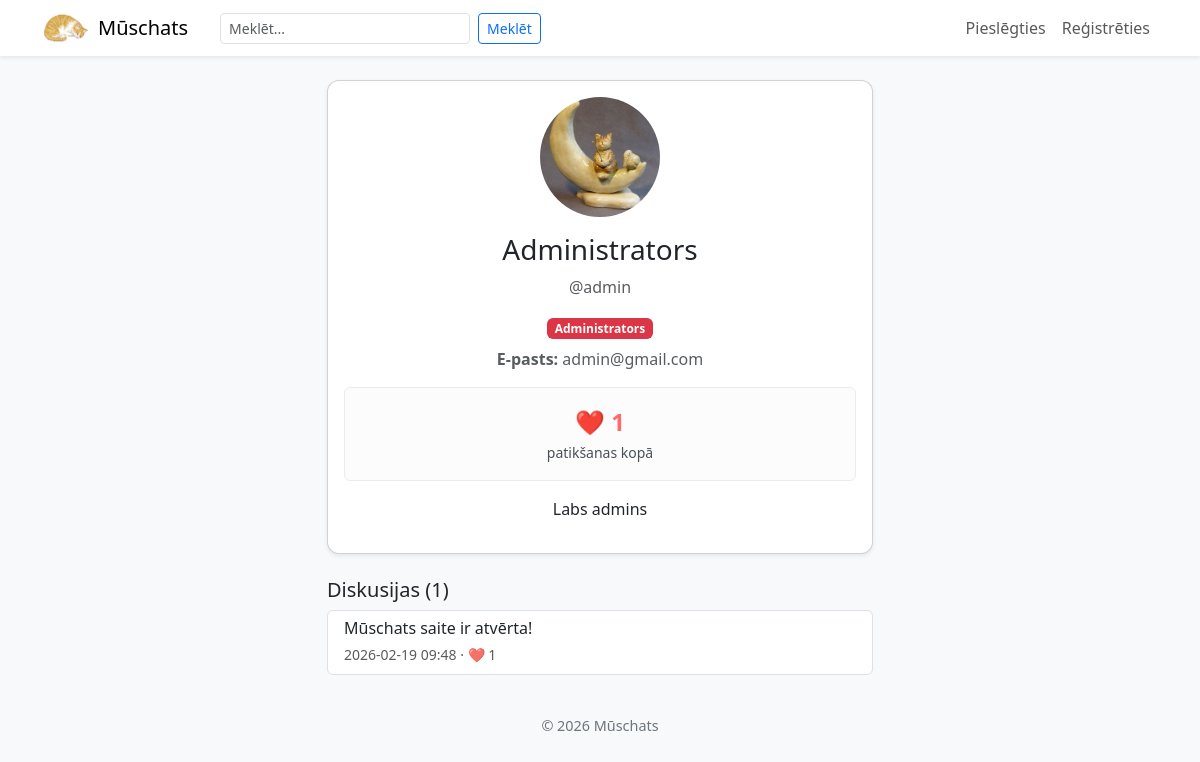
Page /profils/admin on the committed database.
### app.py (models this page shows)
class Lietotaji(db.Model):
    __tablename__ = 'Lietotaji'
    id = db.Column(db.Integer, primary_key=True)
    lietotajvards = db.Column(db.String(80), unique=True, nullable=False)
    parole = db.Column(db.String(255), nullable=False)
    vards = db.Column(db.String(80), nullable=False)
    uzvards = db.Column(db.String(80), nullable=False)
    loma = db.Column(db.String(80), nullable=False)
    konta_bilde = db.Column(db.String(255), nullable=True)
    bio = db.Column(db.Text, nullable=True)
    epasts = db.Column(db.String(120), nullable=False, unique=True)
    ir_apstiprinats = db.Column(db.Boolean, default=True)
    reputacija = db.Column(db.Integer, default=0)

class Diskusijas(db.Model):
    __tablename__ = 'Diskusijas'
    id = db.Column(db.Integer, primary_key=True)
    virsraksts = db.Column(db.String(200), nullable=False)
    saturs = db.Column(db.Text, nullable=False)
    lietotaja_id = db.Column(db.Integer, db.ForeignKey('Lietotaji.id'), nullable=False)
    datums = db.Column(db.DateTime, default=datetime.utcnow)
    ir_redigets = db.Column(db.Boolean, default=False)
    redigets_datums = db.Column(db.DateTime, nullable=True)
    ir_piefikseta = db.Column(db.Boolean, default=False)
    ir_slegta = db.Column(db.Boolean, default=False)
    komentari = db.relationship('Komentari', backref='diskusija', lazy=True, cascade='all, delete-orphan')
    lietotajs = db.relationship('Lietotaji', backref='diskusijas')
    patikumi = db.relationship('DiskusijaPatikumi', backref='diskusija', lazy=True, cascade='all, delete-orphan')

### app.py (the view)
@app.route('/profils/<lietotaja_vards>')
def profils(lietotaja_vards):
    lietotajs = Lietotaji.query.filter_by(lietotajvards=lietotaja_vards).first_or_404()
    lietotajs.reputacija = calculate_user_reputation(lietotajs.id)
    db.session.commit()
    return render_template('profils.html', lietotajs=lietotajs)

### app.py (called while the page is built)
def calculate_user_reputation(user_id):
    discussion_likes = db.session.query(DiskusijaPatikumi).join(
        Diskusijas, DiskusijaPatikumi.diskusijas_id == Diskusijas.id
    ).filter(Diskusijas.lietotaja_id == user_id).count()
    comment_likes = db.session.query(KomentaraPatikumi).join(
        Komentari, KomentaraPatikumi.komentara_id == Komentari.id
    ).filter(Komentari.lietotaja_id == user_id).count()
    return discussion_likes + comment_likes

@app.context_processor
def inject_common():
    return {
        'ir_piesledzis': 'lietotajvards' in session,
        'current_year': datetime.utcnow().year
    }

### templates/profils.html (shortened to what this page needs)
{% extends "layout.html" %}
{% block content %}
<div class="row justify-content-center">
    <div class="col-12 col-lg-6">
        <div class="card shadow-sm">
            <div class="card-body text-center">
                {% if lietotajs.konta_bilde %}
                    <img src="{{ url_for('static', filename='uploads/' + lietotajs.konta_bilde) }}" alt="Profile" class="rounded-circle mb-3" style="width: 120px; height: 120px; object-fit: cover;">
                {% else %}
                    <div class="rounded-circle bg-secondary mx-auto mb-3 d-flex align-items-center justify-content-center" style="width: 120px; height: 120px; color: white; font-weight: bold; font-size: 48px;">{{ lietotajs.vards[0] }}</div>
                {% endif %}
                <h3>{{ lietotajs.vards }} {{ lietotajs.uzvards }}</h3>
                <p class="text-muted">@{{ lietotajs.lietotajvards }}</p>
                <div class="mb-2">
                    {% if lietotajs.loma == 'Administrators' %}
                        <span class="badge bg-danger">Administrators</span>
                    {% elif lietotajs.loma == 'Skolotajs' %}
                        <span class="badge bg-warning text-dark">Skolotājs</span>
                    {% elif lietotajs.loma == 'Skolens' %}
                        <span class="badge bg-primary">Skolēns</span>
                    {% elif lietotajs.loma == 'Vecaks' %}
                        <span class="badge bg-info text-dark">Vecāks</span>
                    {% endif %}
                </div>
                <p class="text-muted"><strong>E-pasts:</strong> {{ lietotajs.epasts }}</p>
                <div class="alert alert-light">
                    <strong style="font-size: 24px; color: #ff6b6b;">❤️ {{ lietotajs.reputacija }}</strong><br>
                    <small>patikšanas kopā</small>
                </div>
                {% if lietotajs.bio %}
                    <p class="mt-3">{{ lietotajs.bio }}</p>
                {% else %}
                    <p class="text-muted mt-3"><em>Šim lietotājam nav biogrāfijas.</em></p>
                {% endif %}
            </div>
        </div>
        <div class="mt-4">
            <h5>Diskusijas ({{ lietotajs.diskusijas|length }})</h5>
            {% if lietotajs.diskusijas %}
                <div class="list-group">
                    {% for d in lietotajs.diskusijas %}
                        <a href="{{ url_for('diskusija', diskusijas_id=d.id) }}" class="list-group-item list-group-item-action">
                            <h6 class="mb-1">{{ d.virsraksts }}</h6>
                            <small class="text-muted">{{ d.datums.strftime('%Y-%m-%d %H:%M') }} · ❤️ {{ d.patikumi|length }}</small>
                        </a>
                    {% endfor %}
                </div>
            {% else %}
                <p class="text-muted">Šis lietotājs nav izveidojis nevienu diskusiju.</p>
            {% endif %}
        </div>
    </div>
</div>
{% endblock %}

### templates/layout.html (style rules this page uses)
body { background: #f8f9fa; }
.card { border-radius: .75rem; }

### rows in the picture
Lietotaji: konta_bilde (picture), vards "Administrators", lietotajvards "admin", epasts "admin@gmail.com", reputacija "1", bio "Labs admins"
Diskusijas: virsraksts "Mūschats saite ir atvērta!", datums "2026-02-19 09:48", patikumi|length "1"

### other values in the picture
{{ lietotajs.diskusijas|length }} "1"
